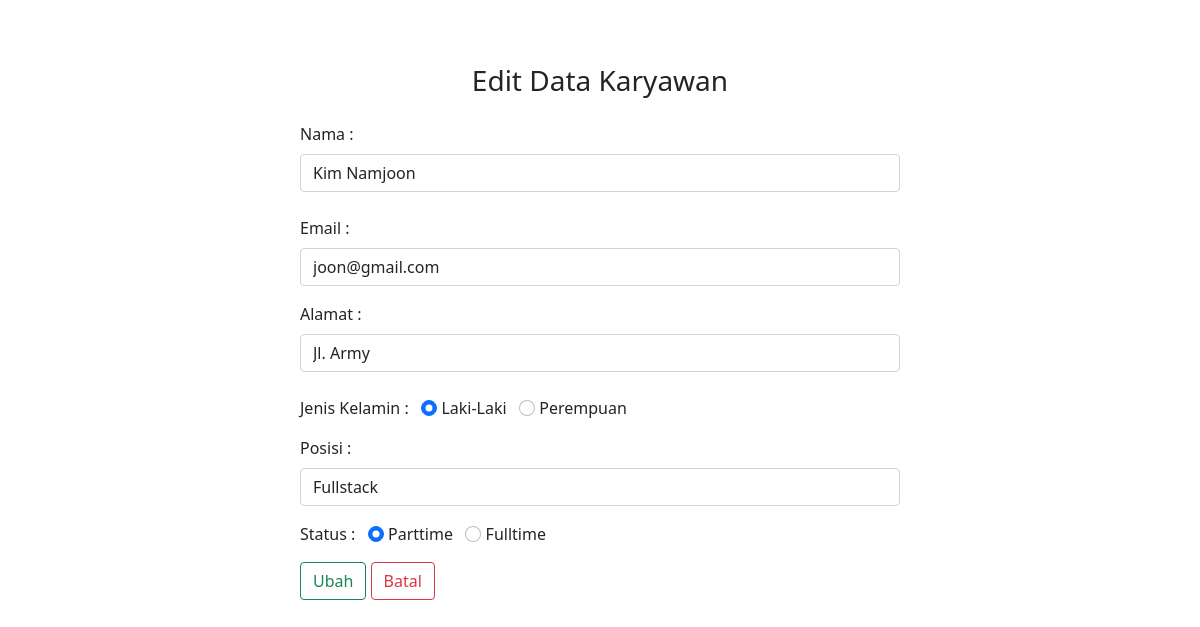
The app's page /edit.php?id=12 with its own data.
### tables this page shows
CREATE TABLE `karyawan` (
  `id` int(100) NOT NULL,
  `name` varchar(100) NOT NULL,
  `email` varchar(100) NOT NULL,
  `address` varchar(100) NOT NULL,
  `gender` varchar(100) NOT NULL,
  `position` varchar(100) NOT NULL,
  `status` varchar(100) NOT NULL
);

### edit.php (the view, shortened to what this page needs)
<?php
include "db_conn.php";
$id = $_GET['id'];
?>
<!DOCTYPE html>
<html lang="en">
<head>
    <link href="https://cdn.jsdelivr.net/npm/bootstrap@5.1.3/dist/css/bootstrap.min.css" rel="stylesheet"
>
    <link rel="stylesheet" href="https://cdnjs.cloudflare.com/ajax/libs/font-awesome/6.2.1/css/all.min.css"
 />
</head>
<body>
    <nav class="navbar navbar-light justify-content-center fs-3 mb-5"
    style="backround-color: rgb(177, 230, 4);">
    </nav>
    <div class="container">
        <div class="text-center mb-4">
            <h3>Edit Data Karyawan</h3>
        </div>
        <?php
            $sql = "SELECT * FROM `karyawan` WHERE id = $id LIMIT 1";
            $result = mysqli_query($conn, $sql);
            $row = mysqli_fetch_assoc($result);
        ?>
        <div class="container d-flex justify-content-center">
            <form action="" method="post" style="width:50vw; min-width:300px;">
                <div class="row mb-3">
                    <div class="col">
                        <label class="form-label">Nama :</label>
                        <input type="text" class="form-control" name="name"  value="<?php echo $row['name'] ?>" ><br>
                    </div>
                    <div class="mb-3">
                        <label class="form-label">Email :</label>
                        <input type="email" class="form-control" name="email"  value="<?php echo $row['email'] ?>">
                    </div>
                    <div class="col">
                        <label class="form-label">Alamat :</label>
                        <input type="text" class="form-control" name="address"  value="<?php echo $row['address'] ?>"><br>
                    </div>
                    <div class="form-group mb-3">
                        <label>Jenis Kelamin :</label> &nbsp;
                        <input type="radio" class="form-check-input" name="gender" id="male" value="male" <?php echo $row['gender'] =='male'? "checked":"";?>>
                        <label for="male" class="form-input-label">Laki-Laki</label> &nbsp;
                        <input type="radio" class="form-check-input" name="gender" id="female" value="female"  <?php echo $row['gender'] =='female'? "checked":"";?>>
                        <label for="male" class="form-input-label">Perempuan</label><br>
                    </div>
                    <div class="mb-3">
                        <label class="form-label">Posisi :</label>
                        <input type="text" class="form-control" name="position"  value="<?php echo $row['position'] ?>">
                    </div>
                    <div class="form-group mb-3">
                        <label>Status :</label> &nbsp;
                        <input type="radio" class="form-check-input" name="status" id="parttime" value="parttime"  <?php echo $row['status'] =='parttime'? "checked":"";?>>
                        <label for="parttime" class="form-input-label">Parttime</label> &nbsp;
                        <input type="radio" class="form-check-input" name="status" id="fulltime" value="fulltime" <?php echo $row['status'] =='fulltime'? "checked":"";?>>
                        <label for="fulltime" class="form-input-label">Fulltime</label><br>
                    </div>
                    <div>
                        <button type="submit" name="submit" class="btn btn-outline-success">Ubah</button>
                        <a href="index.php" class="btn btn-outline-danger">Batal</a>
                    </div>
                </div>
            </form>
        </div>
    </div>
</body>
</html>

### records on screen
karyawan: name "Kim Namjoon", email "joon@gmail.com", address "Jl. Army", gender "☑ Laki-Laki", position "Fullstack", status "☑ Parttime", status "☐ Fulltime"
